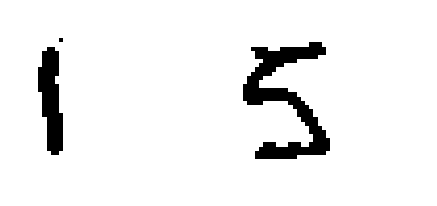
#> input picture data/celdas_dinamicas/Anza_abelardo_dinamico.png, 437 x 206 px
$ python -i capa1_opencv.py   (imports and definitions only)
#> lines starting #> are read from the running program, lines starting #| are printed output that depends on the picture; after the words box and inside, x2 and y2 are one past the last pixel; in counts of white or black regions, pixels touching at a corner belong together
#> further down, picture is the input picture: shape (206, 437, 3); 93.7% white; 3 black regions (1 under 20 px), largest, box (x1, y1, x2, y2) and area: (243, 42, 330, 159) 3808, (38, 47, 63, 155) 1814
#!/usr/bin/env python3
"""
Fase 4 - Capa 1: Visión por computador clásica para scoring de anomalías visuales

Procesa recortes de PDF E-14 y genera scores de anomalía visual:
  - score_grosor_trazo: detecta trazos anómalos (muy gruesos o finos)
  - score_forma_separador: detecta separadores anómalos (círculo grande relleno vs punto delgado)
  - score_densidad_tinta_superpuesta: detecta sobreescritura/tachón

Uso: python3 fase4/capa1_opencv.py
"""

import cv2
import numpy as np
from pathlib import Path
import fitz  # PyMuPDF
import urllib.request, json, uuid
from dataclasses import dataclass
from typing import List, Dict, Tuple

# Configuración
SERVICE_KEY = "REDACTED_SERVICE_KEY"
PROJECT_REF = "oawxinjygprnftkgcjyr"
BASE_URL = f"https://{PROJECT_REF}.supabase.co"
PDF_DIR = Path(__file__).parent.parent / "data" / "pdf_muestra"


@dataclass
class CeldaScore:
    """Score de anomalía para una celda específica del E-14"""
    mesa_key: str
    pagina: int
    tipo_campo: str
    score_grosor: float
    score_separador: float
    score_tinta_superpuesta: float
    score_global: float
    detalles: dict = None

    # [4 lines left out: function __str__, not called in this run]


def score_grosor_trazo(celda_imagen: np.ndarray) -> float:
    """Mide grosor del trazo; 0=normal, 1=anómalo."""
    if celda_imagen.size == 0:
        return 0.0

    if len(celda_imagen.shape) == 3:
        gray = cv2.cvtColor(celda_imagen, cv2.COLOR_BGR2GRAY)
    else:
        gray = celda_imagen

    _, binary = cv2.threshold(gray, 180, 255, cv2.THRESH_BINARY_INV)
    dist = cv2.distanceTransform(binary, cv2.DIST_L2, 5)
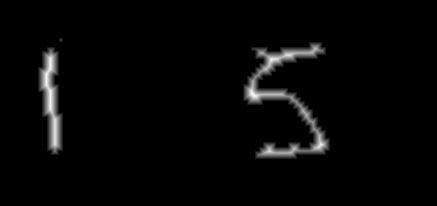
#> dist: shape (206, 437) float32; min 0, max 9.39, mean 0.237; drawn with min black and max white
    nonzero = dist[dist > 0]
#> nonzero = 5638 values, max 9.39 at index 2688, min 1 at index 0, mean 3.78

    if len(nonzero) == 0:
        return 0.0

    avg_thickness = np.median(nonzero) * 2
#> avg_thickness = 7.19

    if avg_thickness < 2.0:
        return min(1.0, (2.0 - avg_thickness) / 2.0 * 0.5)
    elif avg_thickness > 8.0:
        return min(1.0, (avg_thickness - 8.0) / 8.0)
    else:
        return 0.0


# [213 lines left out: functions score_forma_separador, score_densidad_tinta_superpuesta, procesar_celda, guardar_scores_supabase, procesar_pdf, obtener_actas_map and 1 more, not called in this run]


# [2 lines not run here, left out]

>>> import cv2
>>> picture = cv2.imread('../data/celdas_dinamicas/Anza_abelardo_dinamico.png')
>>> result = score_grosor_trazo(picture)
#> result = 0

$ run again, on data/celdas_ocr/Anza_iván_col1.png
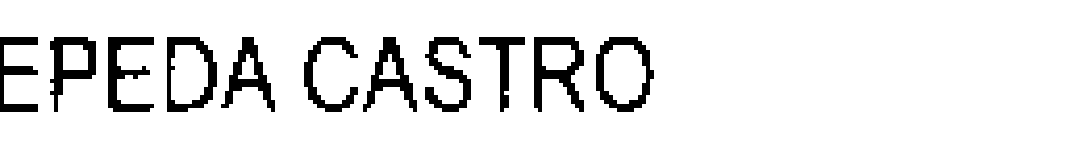
#> input picture data/celdas_ocr/Anza_iván_col1.png, 1086 x 143 px
#> picture is the input picture: shape (143, 1086, 3); 90.2% white; 11 black regions, largest, box (x1, y1, x2, y2) and area: (534, 37, 584, 112) 1733, (596, 37, 654, 112) 1530, (108, 37, 154, 112) 1516
#> in score_grosor_trazo, `dist = cv2.distanceTransform(binary, cv2.DIST_L2, 5)`:
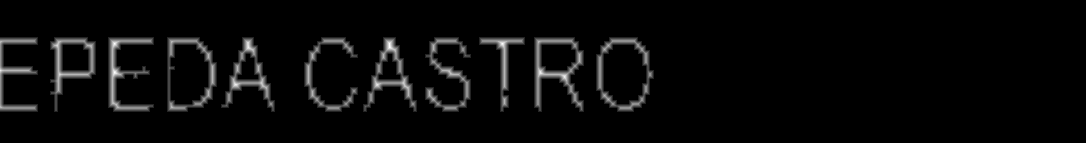
#> dist: shape (143, 1086) float32; min 0, max 7, mean 0.243; drawn with min black and max white
#> nonzero = 15239 values, max 7 at index 2234, min 1 at index 0, mean 2.48
#> avg_thickness = 4
#> result = 0

$ run again, on data/celdas_ocr/Turbo_001_abelardo_col1.png
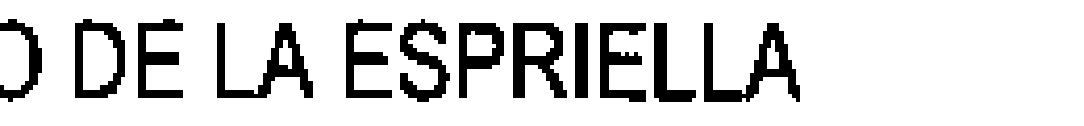
#> input picture data/celdas_ocr/Turbo_001_abelardo_col1.png, 1084 x 126 px
#> picture is the input picture: shape (126, 1084, 3); 84.3% white; 12 black regions, largest, box (x1, y1, x2, y2) and area: (704, 23, 800, 102) 2807, (217, 23, 313, 98) 2543, (513, 23, 567, 98) 2179
#> in score_grosor_trazo, `dist = cv2.distanceTransform(binary, cv2.DIST_L2, 5)`:
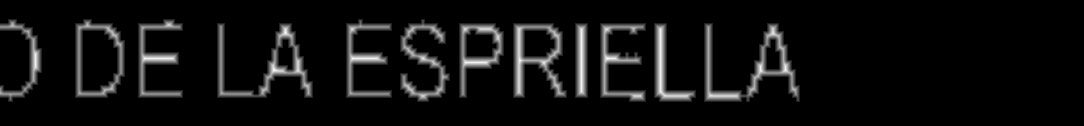
#> dist: shape (126, 1084) float32; min 0, max 7.39, mean 0.459; drawn with min black and max white
#> avg_thickness = 6
#> result = 0
